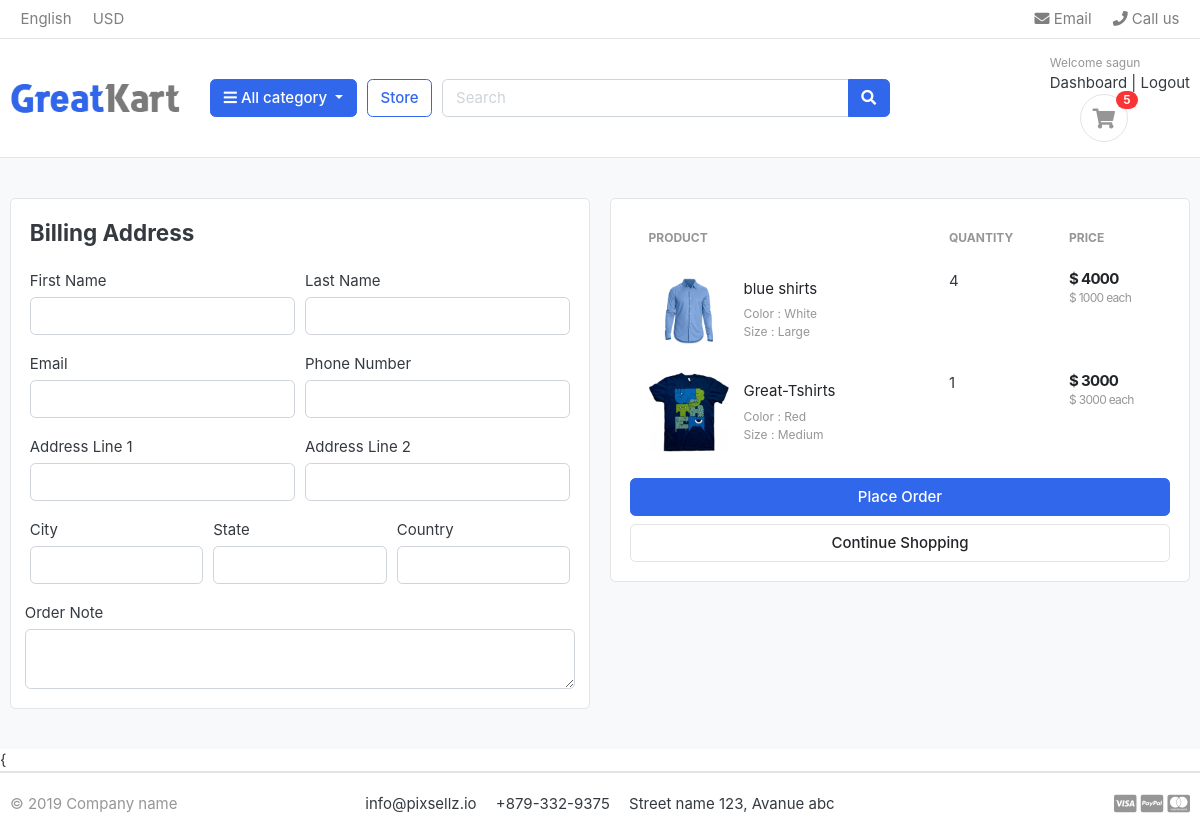
The page /cart/checkout/ (signed in) on the database as committed earlier.
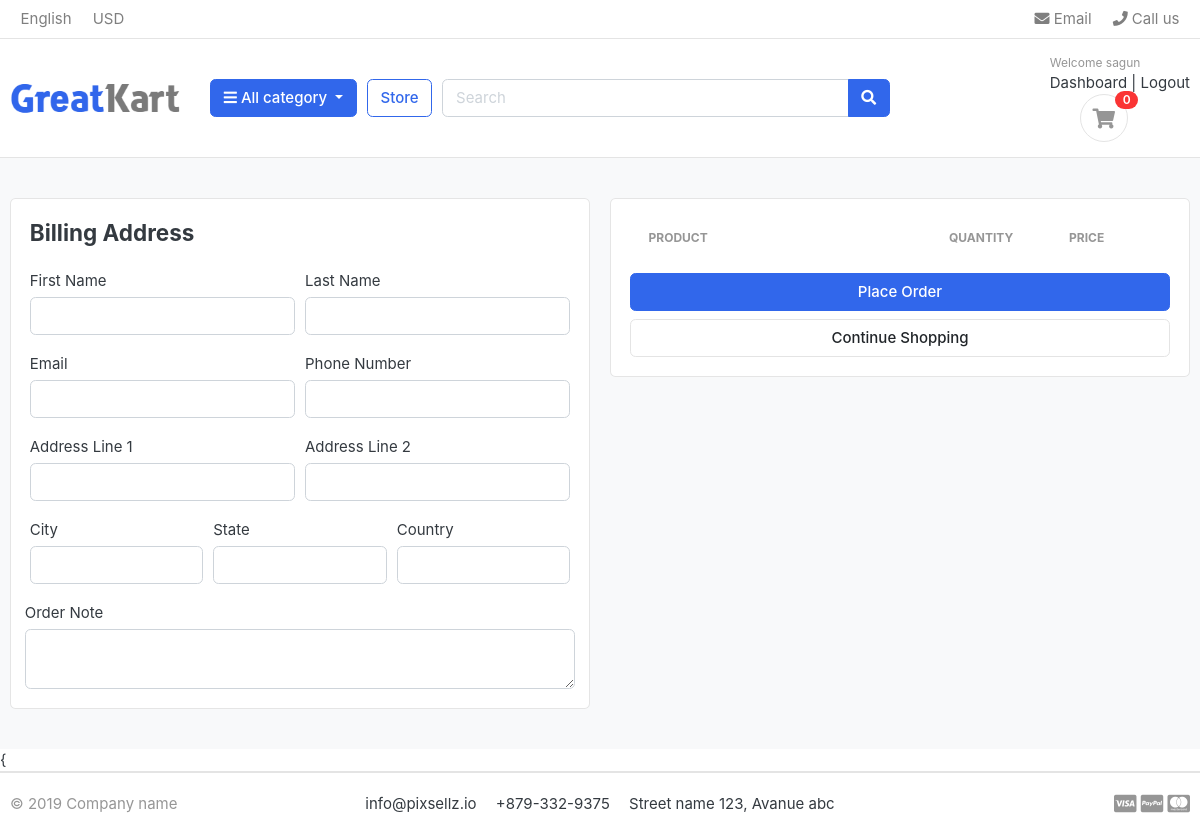
The same page on the database as committed later.
### carts/models.py (models this page shows, shortened)
class CartItem(models.Model):
    user = models.ForeignKey(Account, on_delete=models.CASCADE, null=True)
    product = models.ForeignKey(Product, on_delete=models.CASCADE)
    variations = models.ManyToManyField(Variation, blank=True)
    cart    = models.ForeignKey(Cart, on_delete=models.CASCADE, null=True)
    quantity = models.IntegerField()
    is_active = models.BooleanField(default=True)
    def sub_total(self):
        return self.product.price * self.quantity

### store/models.py (models this page shows, shortened)
class Product(models.Model):
    product_name     = models.CharField(max_length=200, unique=True)
    slug             = models.SlugField(max_length=200, unique=True)
    description      = models.TextField(max_length=500, blank=True)
    price            = models.IntegerField()
    Images           = models.ImageField(upload_to='photos/products')
    stock            = models.IntegerField()
    is_available     = models.BooleanField(default=True)
    category         = models.ForeignKey(Category, on_delete=models.CASCADE)
    created_date     = models.DateTimeField(auto_now_add=True)
    modified_date    = models.DateTimeField(auto_now_add=True)
    def get_url(self):
        return reverse('product_detail', args=[self.category.slug, self.slug])# self means product ,slug is field under product

class Variation(models.Model):
    product = models.ForeignKey(Product, on_delete=models.CASCADE)
    variation_category = models.CharField(max_length=100, choices= variation_category_choice)
    variation_value    = models.CharField(max_length=100)
    is_active          = models.BooleanField(default=True)
    created_date       = models.DateTimeField(auto_now_add=True)
    objects = VariationManager()

### carts/views.py (the view)
# urls.py: path('checkout/', views.checkout, name='checkout'),
@login_required(login_url='login')
def checkout(request, total=0, quantity=0, cart_items=None):
    try:
        tax = 0
        grand_total = 0
        if request.user.is_authenticated:
            cart_items = CartItem.objects.filter(user=request.user, is_active=True)
        else:
            cart = Cart.objects.get(cart_id=_cart_id(request))
            cart_items = CartItem.objects.filter(cart=cart, is_active=True)
        for cart_item in cart_items:
            total += (cart_item.product.price * cart_item.quantity)
            quantity += cart_item.quantity
        tax = (2 * total)/100
        grand_total = total + tax
    except ObjectDoesNotExist:
        pass #just ignore
    context = {
        'total': total,
        'quantity': quantity,
        'cart_items': cart_items,
        'tax'       : tax,
        'grand_total': grand_total,
    }
    return render(request, 'store/checkout.html', context)

### carts/context_processors.py (called while the page is built)
def counter(request):
    cart_count = 0
    if 'admin' in request.path:
        return {}
    else:
        try:
            cart = Cart.objects.filter(cart_id=_cart_id(request))
            if request.user.is_authenticated:
                cart_items = CartItem.objects.all().filter(user=request.user)
            else:
                cart_items = CartItem.objects.all().filter(cart=cart[:1])
            for cart_item in cart_items:
                cart_count += cart_item.quantity
        except  Cart.DoesNotExist:
            cart_count = 0
    return dict(cart_count=cart_count)

### carts/views.py (called while the page is built)
def _cart_id(request):
    cart = request.session.session_key
    if not cart:
        cart = request.session.create()
    return cart

### category/context_processors.py (called while the page is built)
def menu_links(request):
    links = Category.objects.all()
    return dict(links=links)

### category/models.py (called while the page is built)
    def get_url(self):
        return reverse('products_by_category', args=[self.slug])

### templates/store/checkout.html (shortened to what this page needs)
{% extends 'base.html' %}
{% load static %}
{% block content %}
<section class="section-content padding-y bg">
<div class="container">
<div class="row">
	<aside class="col-lg-6">
<div class="card">
  <div class="card-body">
    <h4 class="card-title mb-4">Billing Address</h4>
    <form action="{% url 'place_order' %}" method="POST">
      <div class="form-row">
        <div class="col form-group">
          <label for="">First Name</label>
          <input type="text" name="first_name" class="form-control" required>
        </div>
        <div class="col form-group">
          <label for="">Last Name</label>
          <input type="text" name="last_name" class="form-control" required>
        </div>
      </div>
      <div class="form-row">
        <div class="col form-group">
          <label for="">Email</label>
          <input type="email" name="email" class="form-control" required>
        </div>
        <div class="col form-group">
          <label for="">Phone Number</label>
          <input type="text" name="phone" class="form-control" required>
        </div>
      </div>
      <div class="form-row">
        <div class="col form-group">
          <label for="">Address Line 1</label>
          <input type="text" name="address_line_1" class="form-control" required>
        </div>
        <div class="col form-group">
          <label for="">Address Line 2</label>
          <input type="text" name="address_line_2" class="form-control">
        </div>
      </div>
      <div class="form-row">
        <div class="col form-group">
          <label for="">City</label>
          <input type="text" name="city" class="form-control" required>
        </div>
        <div class="col form-group">
          <label for="">State</label>
          <input type="text" name="state" class="form-control" required>
        </div>
        <div class="col form-group">
          <label for="">Country</label>
          <input type="text" name="country" class="form-control" required>
        </div>
        </div>
        <div class="form-row">
          <label for="">Order Note</label>
          <textarea name="order_note" rows="2" class="form-control"></textarea>
        </div>
  </div>
</div>
	</aside>
	<aside class="col-lg-6">
		<div class="card">
		<div class="card-body">
      <table class="table table-borderless table-shopping-cart">
      <thead class="text-muted">
      <tr class="small text-uppercase">
        <th scope="col">Product</th>
        <th scope="col" width="120">Quantity</th>
        <th scope="col" width="120">Price</th>
      </tr>
      </thead>
      <tbody>
      {% for cart_item in cart_items %}
      <tr>
      	<td>
      		<figure class="itemside align-items-center">
      			<div class="aside"><img src="{{ cart_item.product.Images.url }}" class="img-sm"></div>
      			<figcaption class="info">
      				<a href="{{ cart_item.product.get_url }}" class="title text-dark">{{ cart_item.product.product_name }}</a>
      				<p class="text-muted small">
      					{% if cart_item.variations.all %}
      						{% for item in cart_item.variations.all %}
      							{{ item.variation_category | capfirst }} : {{ item.variation_value | capfirst }} <br>
      						{% endfor %}
      					{% endif %}
      				</p>
      			</figcaption>
      		</figure>
      	</td>
      	<td>
      				<label for="">{{cart_item.quantity}}</label>
      	</td>
      	<td>
      		<div class="price-wrap">
      			<var class="price">$ {{ cart_item.sub_total }}</var>
      			<small class="text-muted"> $ {{ cart_item.product.price }} each </small>
      		</div>
      	</td>
      </tr>
      {% endfor %}
      </tbody>
      </table>
      <button type="submit" name="submit" class="btn btn-primary btn-block">Place Order</button>
			<a href="{% url 'store' %}" class="btn btn-light btn-block">Continue Shopping</a>
		</div>
		</div>
</aside>
</div>
</div>
</section>
{% endblock %}

### templates/includes/navbar.html (shortened to what this page needs)
{% load static %}
<header class="section-header">
    <nav class="navbar p-md-0 navbar-expand-sm navbar-light border-bottom">
    <div class="container">
      <div class="collapse navbar-collapse" id="navbarTop4">
        <ul class="navbar-nav mr-auto">
            <li class="nav-item dropdown">
                 <a href="#" class="nav-link">   English </a>
            </li>
            <li class="nav-item dropdown">
                <a href="#" class="nav-link"> USD </a>
            </li>
        </ul>
        <ul class="navbar-nav">
            <li><a href="#" class="nav-link"> <i class="fa fa-envelope"></i> Email </a></li>
            <li><a href="#" class="nav-link"> <i class="fa fa-phone"></i> Call us </a></li>
        </ul>
      </div>
    </div>
    </nav>
    <section class="header-main border-bottom">
        <div class="container">
    <div class="row align-items-center">
        <div class="col-lg-2 col-md-3 col-6">
            <a href="{% url 'home' %}" class="brand-wrap">
                 <img class="logo" src="{% static './images/logo.png' %}">
            </a>
        </div>
        <div class="col-lg col-sm col-md col-6 flex-grow-0">
            <div class="category-wrap dropdown d-inline-block float-right">
                <button type="button" class="btn btn-primary dropdown-toggle" data-toggle="dropdown">
                    <i class="fa fa-bars"></i> All category
                </button>
            </div>
        </div>
      <a href="{% url 'store' %}" class="btn btn-outline-primary">Store</a>
        <div class="col-lg  col-md-6 col-sm-12 col">
            <form action="{% url 'search' %}" class="search" method='GET'>
                <div class="input-group w-100">
                    <input type="text" class="form-control" style="width:60%;" placeholder="Search" name="keyword">
                    <div class="input-group-append">
                      <button class="btn btn-primary" type="submit">
                        <i class="fa fa-search"></i>
                      </button>
                    </div>
                </div>
            </form>
        </div>
        <div class="col-lg-3 col-sm-6 col-8 order-2 order-lg-3">
                    <div class="d-flex justify-content-end mb-3 mb-lg-0">
                        {% if user.id is None %}
                        <div class="widget-header">#no
                            <small class="title text-muted">Welcome guest!</small>
                            <div>
                                <a href="{% url 'login' %}">Sign in</a> <span class="dark-transp"> | </span>
                                <a href="{% url 'register' %}"> Register</a>
                            </div>
                        </div>
                        {% else %}
                        <div class="widget-header" >
                            <small class="title text-muted">Welcome {{user.first_name}}</small>
                            <div>
                                <a href="{% url 'dashboard' %}">Dashboard</a> <span class="dark-transp"> | </span>
                                <a href="{% url 'logout' %}"> Logout</a>
                            </div>
                        {% endif %}
                        <a href="{% url 'cart' %}" class="widget-header pl-3 ml-3">
                            <div class="icon icon-sm rounded-circle border"><i class="fa fa-shopping-cart"></i></div>
                            <span class="badge badge-pill badge-danger notify">{{cart_count}}</span>
                        </a>
                    </div>
                </div>
    </div>
        </div>
    </section>
</header>

Rows that differ between the two databases and show on the page:
removed CartItem: product.Images (picture), product.product_name "blue shirts", quantity "4", sub_total "4000", product.price "1000"
removed Variation: variation_category "Color", variation_value "White", shown under "blue shirts"
removed Variation: variation_category "Size", variation_value "Large", shown under "blue shirts"
removed CartItem: product.Images (picture), product.product_name "Great-Tshirts", quantity "1", sub_total "3000", product.price "3000"
removed Variation: variation_category "Color", variation_value "Red", shown under "Great-Tshirts"
removed Variation: variation_category "Size", variation_value "Medium", shown under "Great-Tshirts"
Other text that changed with them:
{{ cart_count }}: "5" → "0"
